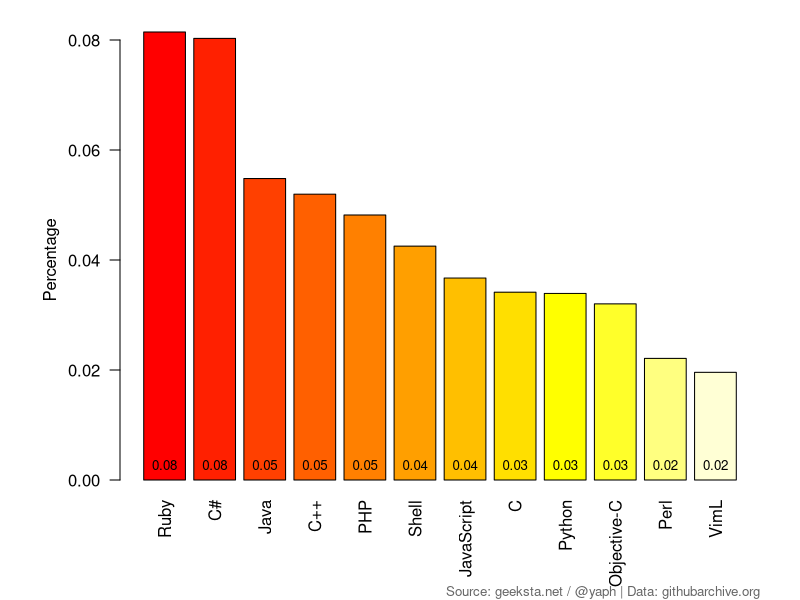

Generate this figure with R:
# comment.char = "" must be set due to # char in C# 
tcir = read.table("merged_counts_amusement.csv", sep=",", header=TRUE, comment.char = "")
# order by issue_count descending then by language name
sorted_by_ratio <- tcir[with(tcir, order(-percentage, language)), ]

# open a device using png() and specify taget image file
png(filename="commit-messages-amusement-percentage.png",
    width = 800, height = 600, units = "px", pointsize = 14
)

# vertical labels: las=2, margins: mar=c(bottom, left, top, right)
par(las=2, mar=c(6, 6, 2, 2))
bp <- barplot(sorted_by_ratio$percentage,
    ylab="Percentage",
    ylim=c(0,.08),
    names.arg=sorted_by_ratio$language,
    col=heat.colors(nrow(tcir))
)
text(bp, 0, round(sorted_by_ratio$percentage, 2), cex=.8, pos=3)
title(sub="Source: geeksta.net / @yaph | Data: githubarchive.org", cex.sub = 0.8, col.sub = "gray40", line = 5, adj = 1)

# close device
dev.off()
